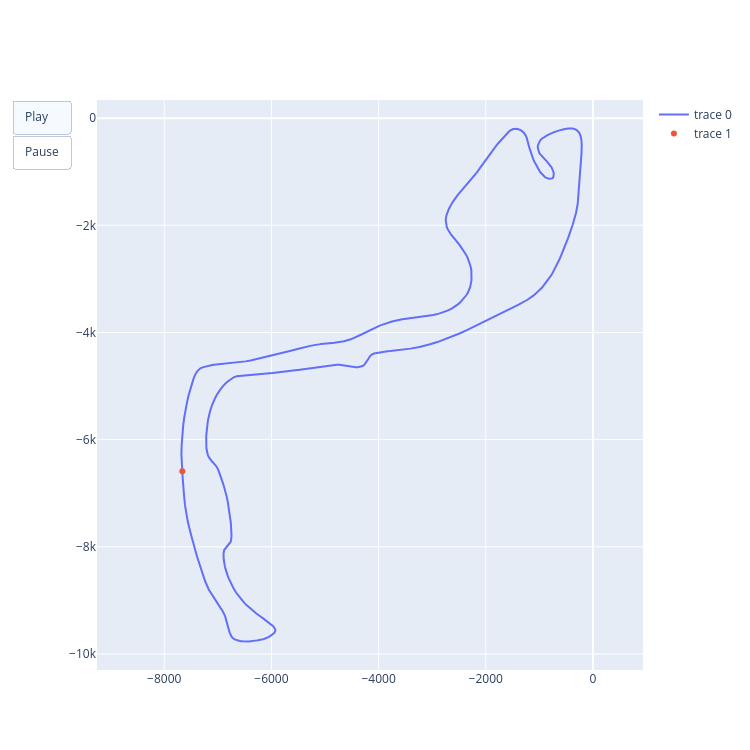

Notebook code for this chart:
### Markdown cell above
Only thing I must adjust in the plot is to set the duration according to the fps. In the interpolation I created 20 fps -> new position every 0.05s = 50ms. This means I need to change the frame every 50 milliseconds.

NB: When rendering is slow the frame duration will adjust to the slower rendering.

### Code cell
driver_trace = len(fig.data) - 1 

# add animation
fig.frames = [go.Frame(data=[go.Scatter(x=[x], y=[y])], traces=[driver_trace]) for x, y in zip(x_interp, y_interp)] # using pairs from zip let's me omit .iterrow() to iterate over a whole dataframe

# the duration must match the fps
fig.update_layout(updatemenus=[dict(type="buttons", buttons=[dict(label="Play", method="animate", args=[None, {"frame": {"duration": 1000 / fps, "redraw": False}, "transition": {"duration": 0}, "fromcurrent": True}]),
                                                             dict(label="Pause", method="animate", args=[[None], {"mode": "immediate", "frame": {"duration": 0}, "transition": {"duration": 0}}])])])

fig.show()

### Figure 1 — Plotly figure (JSON) as saved in the notebook; plotly's stock layout.template omitted (floating-point values rounded to 4 significant figures; data arrays with more than 128 entries replaced by an {"elided": "..."} marker saying what was removed)
{"data": [{"mode": "lines", "type": "scatter", "x": {"elided": "683 float values"}, "y": {"elided": "683 float values"}}, {"mode": "markers", "type": "scatter", "x": [-7663.0], "y": [-6590.0]}], "layout": {"height": 750, "updatemenus": [{"buttons": [{"args": [null, {"frame": {"duration": 50, "redraw": false}, "fromcurrent": true, "transition": {"duration": 0}}], "label": "Play", "method": "animate"}, {"args": [[null], {"frame": {"duration": 0}, "mode": "immediate", "transition": {"duration": 0}}], "label": "Pause", "method": "animate"}], "type": "buttons"}], "width": 750, "yaxis": {"scaleanchor": "x", "scaleratio": 1}}}
